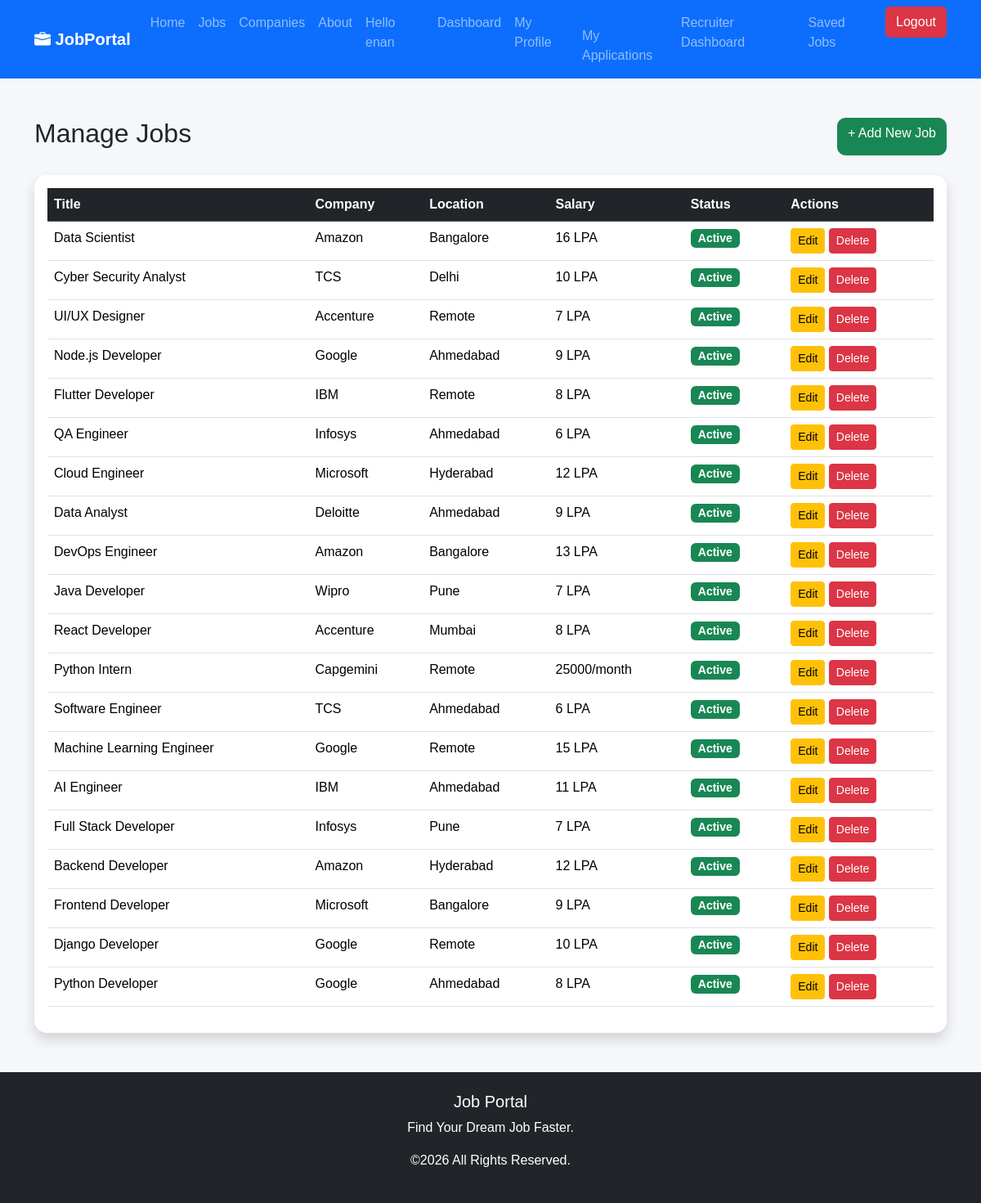
The page /jobs/manage/ (signed in) on the database its author committed.
### jobs/models.py (models this page shows, shortened)
class Job(models.Model):
    class EmploymentType(models.TextChoices):
        FULL_TIME = "full_time", "Full Time"
        PART_TIME = "part_time", "Part Time"
        CONTRACT = "contract", "Contract"
        INTERNSHIP = "internship", "Internship"
    title = models.CharField(max_length=200)
    company = models.ForeignKey(Company,on_delete=models.CASCADE)
    location = models.CharField(max_length=200)
    salary = models.CharField(max_length=100)
    description = models.TextField()
    employment_type = models.CharField(
        max_length=20,
        choices=EmploymentType.choices,
        default=EmploymentType.FULL_TIME,
    )
    is_active = models.BooleanField(default=True)
    created_at = models.DateTimeField(auto_now_add=True)
    updated_at = models.DateTimeField(default=timezone.now)
    class Meta:
        ordering = ["-created_at"]

class Company(models.Model):
    name = models.CharField(max_length=200)
    logo = models.ImageField(
        upload_to="company_logo/",
        blank=True,
        null=True
    )
    website = models.URLField(
        blank=True,
        null=True
    )
    email = models.EmailField(
        blank=True,
        null=True
    )
    location = models.CharField(
        max_length=200,
        blank=True,
        null=True
    )
    description = models.TextField(
        blank=True,
        null=True
    )

### jobs/views.py (the view)
# urls.py: path("jobs/manage/",views.manage_jobs,name="manage_jobs",),
@staff_member_required
def manage_jobs(request):
    jobs = Job.objects.select_related(
        "company"
    ).order_by("-id")
    return render(
        request,
        "jobs/manage_jobs.html",
        {
            "jobs": jobs
        }
    )

### templates/jobs/manage_jobs.html (shortened to what this page needs)
{% extends "base.html" %}
{% block content %}
<div class="container mt-5">
    <div class="d-flex justify-content-between mb-4">
        <h2>Manage Jobs</h2>
        <a href="{% url 'add_job' %}"
           class="btn btn-success">
            + Add New Job
        </a>
    </div>
    <div class="card shadow">
        <div class="card-body">
            <table class="table table-hover">
                <thead class="table-dark">
                    <tr>
                        <th>Title</th>
                        <th>Company</th>
                        <th>Location</th>
                        <th>Salary</th>
                        <th>Status</th>
                        <th>Actions</th>
                    </tr>
                </thead>
                <tbody>
                {% for job in jobs %}
                    <tr>
                        <td>{{ job.title }}</td>
                        <td>{{ job.company.name }}</td>
                        <td>{{ job.location }}</td>
                        <td>{{ job.salary }}</td>
                        <td>
                            {% if job.is_active %}
                                <span class="badge bg-success">
                                    Active
                                </span>
                            {% else %}
                                <span class="badge bg-danger">
                                    Inactive
                                </span>
                            {% endif %}
                        </td>
                        <td>
                           <a href="{% url 'edit_job' job.id %}"
                               class="btn btn-warning btn-sm">
                                Edit
                            </a>
                           <a href="{% url 'delete_job' job.id %}"
                               class="btn btn-danger btn-sm">
                                Delete
                            </a>
                        </td>
                    </tr>
                {% endfor %}
                </tbody>
            </table>
        </div>
    </div>
</div>
{% endblock %}

### templates/base.html (shortened to what this page needs)
{% load static %}
<!DOCTYPE html>
<html lang="en">
<head>
<link href="https://cdn.jsdelivr.net/npm/bootstrap@5.3.3/dist/css/bootstrap.min.css" rel="stylesheet">
<link rel="stylesheet"
href="https://cdn.jsdelivr.net/npm/bootstrap-icons@1.11.3/font/bootstrap-icons.min.css">
<link rel="stylesheet"
href="{% static 'css/style.css' %}">
</head>
<body>
<nav class="navbar navbar-expand-lg navbar-dark bg-primary">
<div class="container">
<a class="navbar-brand fw-bold" href="/">
<i class="bi bi-briefcase-fill"></i>
JobPortal
</a>
<div class="collapse navbar-collapse"
id="navbar">
<ul class="navbar-nav ms-auto">
<li class="nav-item">
<a class="nav-link" href="/">Home</a>
</li>
<li class="nav-item">
<a class="nav-link" href="{% url 'home' %}">Jobs</a>
</li>
<li class="nav-item">
<a class="nav-link" href="{% url 'company_list' %}">Companies</a>
</li>
<li class="nav-item">
<a class="nav-link" href="#">About</a>
</li>
<li class="nav-item">
{% if user.is_authenticated %}
<li class="nav-item">
<span class="nav-link">
Hello {{ user.username }}
<li class="nav-item">
    <a class="nav-link" href="{% url 'dashboard' %}">
        Dashboard
    </a>
</li>
<li class="nav-item">
<a class="nav-link"
href="{% url 'profile' %}">
My Profile
<li class="nav-item">
    <a class="nav-link"
       href="{% url 'my_applications' %}">
        My Applications
    </a>
{% if user.is_staff %}
<li class="nav-item">
    <a class="nav-link"
       href="{% url 'admin_dashboard' %}">
        Recruiter Dashboard
    </a>
</li>
{% endif %}
</li>
<li class="nav-item">
    <a class="nav-link" href="{% url 'saved_jobs' %}">
        Saved Jobs
    </a>
</li>
</a>
</li>
</span>
</li>
<li class="nav-item">
<a class="btn btn-danger ms-2"
href="{% url 'logout' %}">
Logout
</a>
</li>
{% endif %}
</li>
</ul>
</div>
</div>
</nav>
{% block content %}
{% endblock %}
<footer class="bg-dark text-white mt-5">
<div class="container text-center py-4">
<h5>Job Portal</h5>
<p>Find Your Dream Job Faster.</p>
<p>©2026 All Rights Reserved.</p>
</div>
</footer>
</body>
</html>

### static/style.css (style rules this page uses)
body { background:#f6f8fc; font-family:Arial,Helvetica,sans-serif; }
footer { margin-top:80px; }
body { background:#f5f7fb; font-family:Arial, Helvetica, sans-serif; }
.card { border:none; border-radius:15px; transition:.3s; }
.badge { font-size:14px; margin-right:5px; }
.btn-success { border-radius:10px; }
.card { border-radius:15px; transition:.3s; }

### rows shown on the page
Job: title "Data Scientist", company.name "Amazon", location "Bangalore", salary "16 LPA", is_active "Active"
Job: title "Cyber Security Analyst", company.name "TCS", location "Delhi", salary "10 LPA", is_active "Active"
Job: title "UI/UX Designer", company.name "Accenture", location "Remote", salary "7 LPA", is_active "Active"
Job: title "Node.js Developer", company.name "Google", location "Ahmedabad", salary "9 LPA", is_active "Active"
Job: title "Flutter Developer", company.name "IBM", location "Remote", salary "8 LPA", is_active "Active"
Job: title "QA Engineer", company.name "Infosys", location "Ahmedabad", salary "6 LPA", is_active "Active"
Job: title "Cloud Engineer", company.name "Microsoft", location "Hyderabad", salary "12 LPA", is_active "Active"
Job: title "Data Analyst", company.name "Deloitte", location "Ahmedabad", salary "9 LPA", is_active "Active"
Job: title "DevOps Engineer", company.name "Amazon", location "Bangalore", salary "13 LPA", is_active "Active"
Job: title "Java Developer", company.name "Wipro", location "Pune", salary "7 LPA", is_active "Active"
Job: title "React Developer", company.name "Accenture", location "Mumbai", salary "8 LPA", is_active "Active"
Job: title "Python Intern", company.name "Capgemini", location "Remote", salary "25000/month", is_active "Active"
Job: title "Software Engineer", company.name "TCS", location "Ahmedabad", salary "6 LPA", is_active "Active"
Job: title "Machine Learning Engineer", company.name "Google", location "Remote", salary "15 LPA", is_active "Active"
Job: title "AI Engineer", company.name "IBM", location "Ahmedabad", salary "11 LPA", is_active "Active"
Job: title "Full Stack Developer", company.name "Infosys", location "Pune", salary "7 LPA", is_active "Active"
Job: title "Backend Developer", company.name "Amazon", location "Hyderabad", salary "12 LPA", is_active "Active"
Job: title "Frontend Developer", company.name "Microsoft", location "Bangalore", salary "9 LPA", is_active "Active"
Job: title "Django Developer", company.name "Google", location "Remote", salary "10 LPA", is_active "Active"
Job: title "Python Developer", company.name "Google", location "Ahmedabad", salary "8 LPA", is_active "Active"

### other values the page prints
{{ user.username }} "enan"
